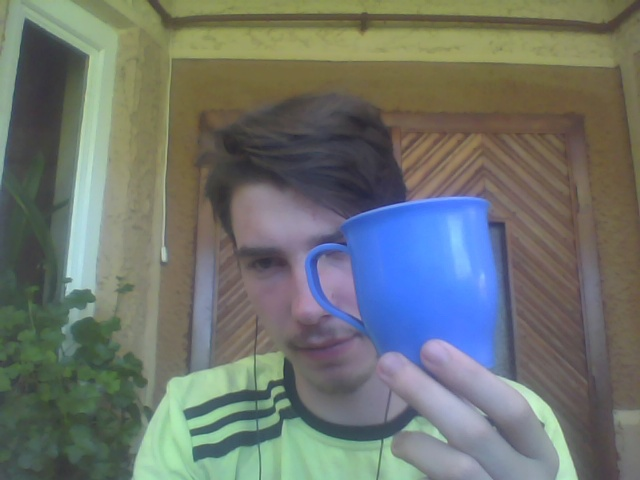
#> input picture edgeDetection/totest.jpg, 640 x 480 px, given in place of the camera
$ python cannyVideo.py
#> lines starting #> are read from the running program, lines starting #| are printed output that depends on the picture; after the words box and inside, x2 and y2 are one past the last pixel; in counts of white or black regions, pixels touching at a corner belong together
import cv2


def nothing(x):
    pass

cv2.namedWindow('settings')
cv2.createTrackbar('lower', 'settings', 100, 255, nothing)
cv2.createTrackbar('upper', 'settings', 200, 255, nothing)

cap = cv2.VideoCapture(0)

while True:
    ret, img = cap.read()
#> img is the input picture: shape (480, 640, 3); mean B, G, R 110.6, 116.1, 109.8
    imgGray = cv2.cvtColor(img, cv2.COLOR_BGR2GRAY)
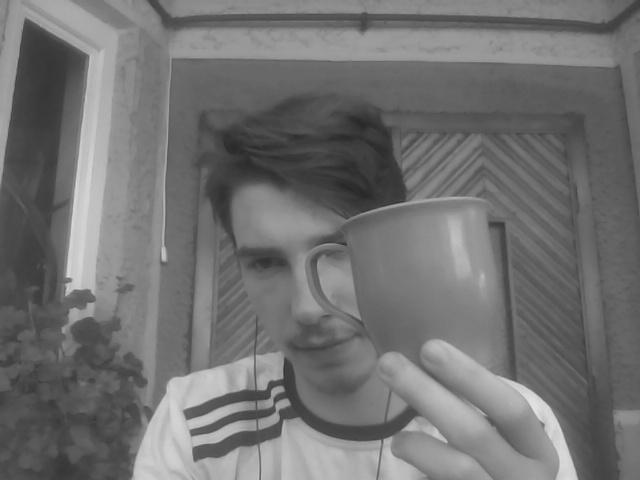
#> imgGray: shape (480, 640); min 39, max 229, mean 113.6

    lower = cv2.getTrackbarPos('lower','settings')
    upper = cv2.getTrackbarPos('upper','settings')
    edges = cv2.Canny(img, lower, upper, L2gradient=False, apertureSize=3)
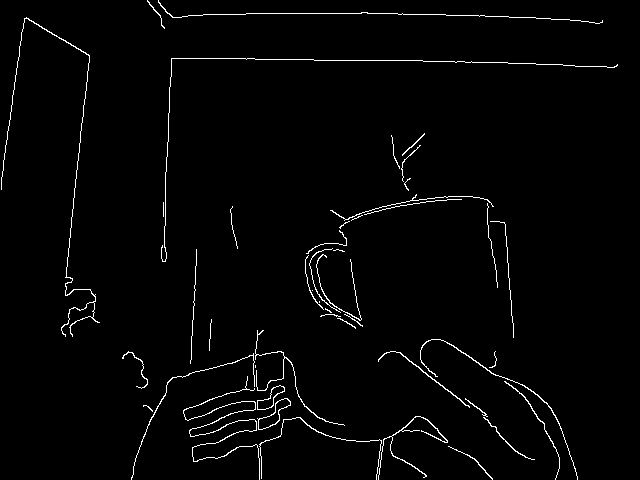
#> edges: shape (480, 640); 2% white in thin lines or dots

    cv2.imshow('original', img)
    cv2.imshow('edges', edges)
    lel = cv2.bitwise_and(img, img, mask=edges)
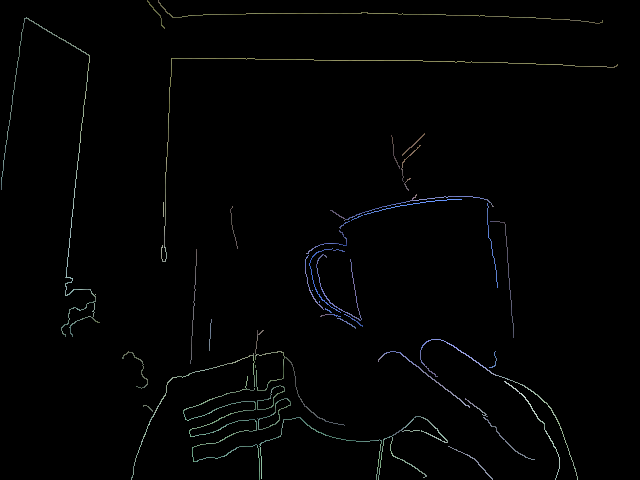
#> lel: shape (480, 640, 3); mean B, G, R 2.6, 2.6, 2.3
    cv2.imshow('lel', lel)

    if cv2.waitKey(5) & 0xFF == ord('q'):
#> (key q is pressed here)
        break

cap.release()
cv2.destroyAllWindows()
